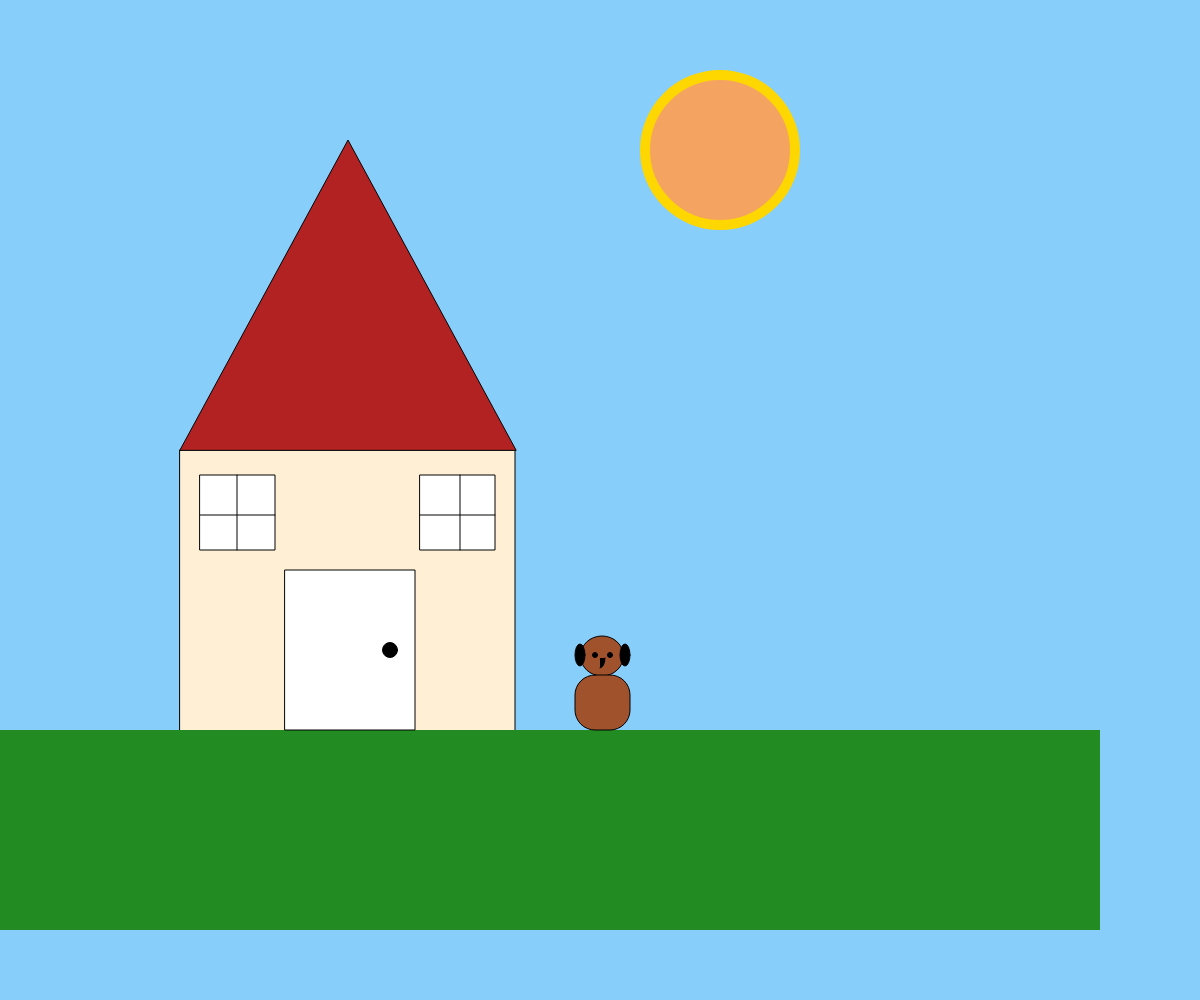
Frame 1 (no input)
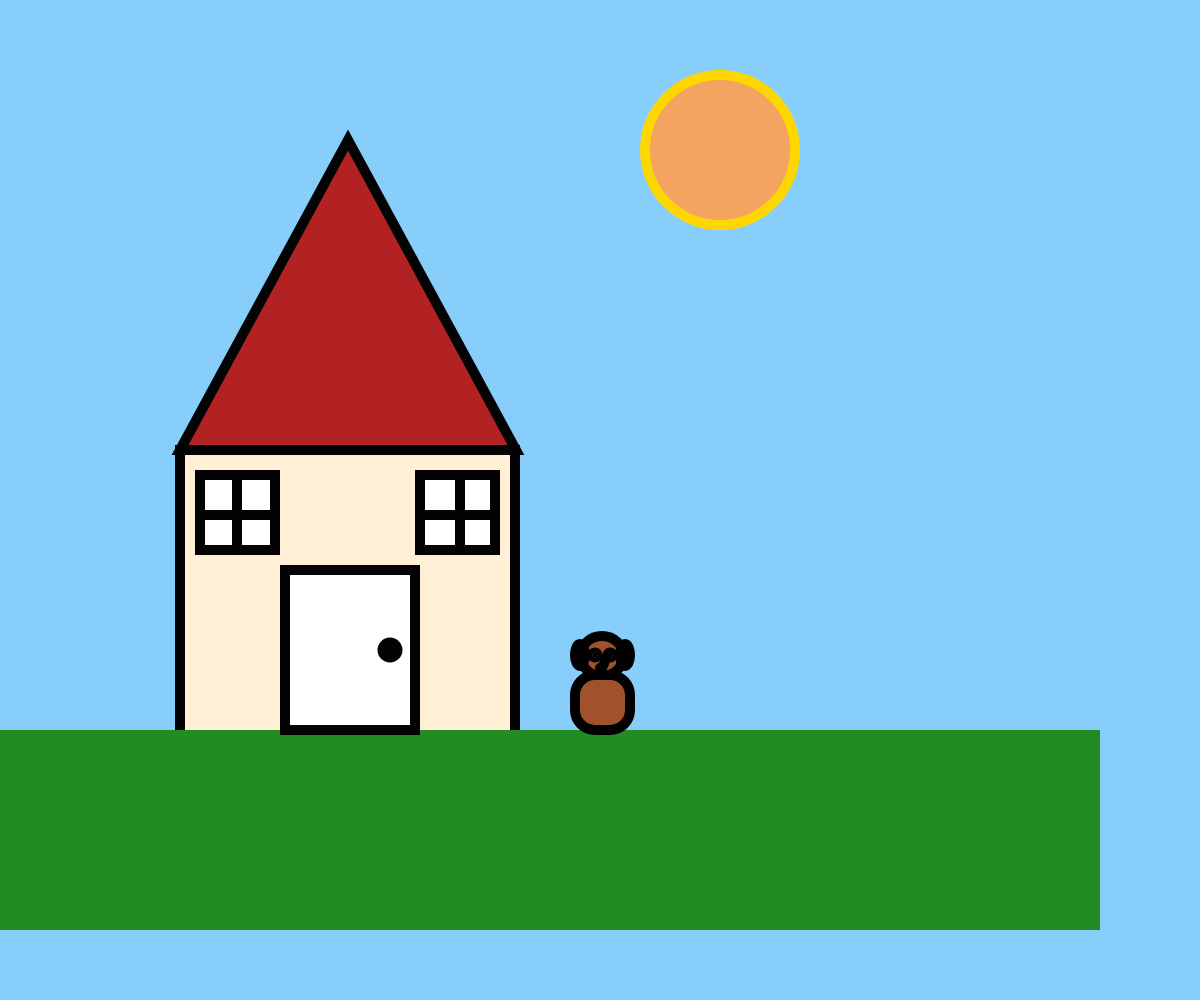
Frame 60 (no input)
Frame 120 (the mouse pressed at the canvas centre since frame 60): identical to frame 60, image omitted

The p5.js sketch that drew these frames (run headless with seeded random() and noise() and a simulated clock; from frame 60 on, the mouse is pressed at the canvas centre):

// p5.js sketch
// ── sketch.js
//Your Drawing

function setup(){
  createCanvas(windowWidth,windowHeight);
}


function draw(){

  background("lightskyblue");

  //house
  fill('papayawhip');
  stroke(3);
  rect(180,450,335,335);

  //grass
  fill("forestgreen");
  noStroke();
  rect(0,730,1100,200);

  //roof
  fill('firebrick');
  stroke(3);
  triangle(180,450,348,140,516,450);

  //door
  fill('white');
  rect(285,570,130,160);

  //door knob
  fill('black');
  ellipse(390,650,15,15);

  //window left
  fill('white');
  rect(200,475,75,75);
  line(275,515,200,515);
  line(237,550,237,475);


  //window right
  fill('white');
  rect(420,475,75,75);
  line(420,515,495,515);
  line(460,550,460,475);

  //doggie
  fill('sienna');
  stroke(1);
  ellipse(602,656,43,40);
  rect(575, 675, 55, 55, 20);
  fill('black');
  ellipse(595,655,5,5);
  ellipse(610,655,5,5);
  ellipse(580,655,10,22);
  ellipse(625,655,10,22);
  arc(600, 658, 10, 20, 0, HALF_PI);

  //sun
  fill('sandybrown');
  stroke('gold');
  strokeWeight(10);
  ellipse(720,150,150,150);









}
